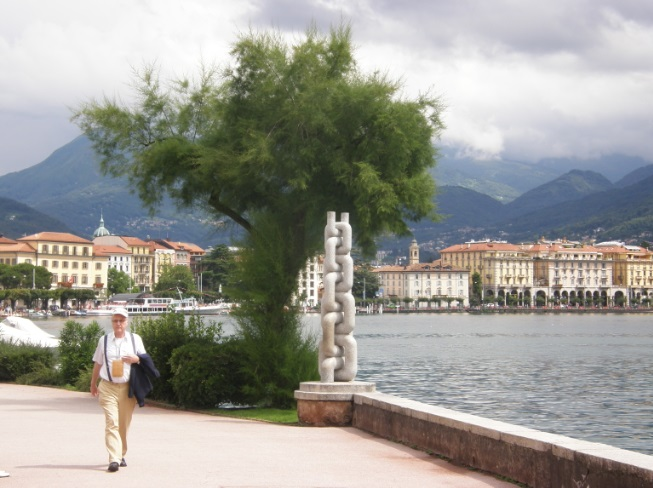
#> input picture chain_small.jpg, 653 x 488 px, found by its file name
$ jupyter execute lab.ipynb   (shell and % lines are left out)
#> lines starting #> are read from the running program, lines starting #| are printed output that depends on the picture
## Сингулярное разложение и его приложения

Сингулярным разложением (SVD, Singular value decomposition) матрицы $A$ размера $m\times n$ называется представление

$$A = U\Sigma V^T,$$

где $U$ — ортогональная матрица размера $m\times m$, $V$ — ортогональная матрица размера $n\times n$, $\Sigma = \mathrm{diag}(\sigma_1,\sigma_2,\sigma_3,\ldots)$ — диагональная матрица размера $m\times n$, в которой $\sigma_1\geqslant\sigma_2\geqslant\ldots\geqslant0$.

На самом деле требование, чтобы матрицы $U$ и $V$ были квадратными, избыточно. *Усечённым сингулярным разложением* мы будем называть разложение

$$A = U\Sigma V^T,$$

где $U$ и $V$ — матрицы с ортонормированными столбцами размеров $m\times k$ и $n \times k$ соответственно, $\Sigma$ — диагональная матрица размера $k\times k$, где $k = \min(m,n)$. Далее мы будем работать исключительно с усечённым разложением.

### Сжатие данных с помощью SVD = построение низкорангового приближения

Введём *норму Фробениуса* матрицы как

$$||A||_{frob} = \sqrt{\mathrm{tr}{A^TA}} = \sqrt{\sum\limits_{i,j}a^2_{i,j}}$$

Иными словами, это обычное евклидово расстояние на пространстве, которое получается, если все матрицы вытянуть в длинные векторы.

Зададимся вопросом: как найти матрицу $A_{r}$ ранга $r$, наименее отличающуюся от $A$ по норме Фробениуса (то есть для которой норма разности $||A - A_{r}||_{frob}$ минимальна). Оказывается, это можно сделать с помощью сингулярного разложения:

**Теорема.** Пусть $\Sigma_{r}$ — это матрица, полученная из $\Sigma$ заменой диагональных элементов $\sigma_{i}$ ($i > r$) нулями, тогда $A_{r} = U\Sigma_{r}V^T$.

Это можно переписать и в более экономичном виде. Если

$$A = \underbrace{
\begin{pmatrix}
u_{11} & \ldots & u_{1k}\\
\vdots & & \vdots\\
u_{m1} & \ldots & u_{mk}
\end{pmatrix}}_{=U}\cdot\underbrace{{
\begin{pmatrix}
\sigma_{1} & &\\
 & \sigma_{2} & \\
 & & \ddots
\end{pmatrix}}
}_{=\Sigma}\cdot \underbrace{
\begin{pmatrix}
v_{11} & \ldots & v_{n1}\\
\vdots & & \vdots\\
v_{1k} & \ldots & v_{nk}
\end{pmatrix}}_{=V^T}$$

то

$$A_{r} = \underbrace{
\begin{pmatrix}
u_{11} & \ldots & u_{1r}\\
\vdots & & \vdots\\
u_{m1} & \ldots & u_{mr}
\end{pmatrix}}_{=U_r}\cdot\underbrace{{
\begin{pmatrix}
\sigma_{1} & &\\
 & \ddots & \\
 & & \sigma_{r}
\end{pmatrix}}
}_{=\Sigma_r}\cdot \underbrace{
\begin{pmatrix}
v_{11} & \ldots & v_{n1}\\
\vdots & & \vdots\\
v_{1r} & \ldots & v_{nr}
\end{pmatrix}}_{=V^T_r}$$

При этом

$$||A - A_{r}||_{frob} = \sqrt{\sum\limits_{i\geqslant r+1} \sigma_{i}^2}$$

Если сингулярные значения матрицы падают достаточно быстро (а в реальных задачах часто бывает именно так), то норма разности будет малой при сравнительно небольшом значении $r$.

На хранение исходной матрицы нам требовалось $m\times n$ памяти. Теперь же, если мы будем хранить отдельно $U_r$, $V_r$ и диагональные элементы $\Sigma_r$, затраты памяти составят $mr + nr + r = r(m + n + 1)$.

**Разложение на компоненты ранга 1**

Обозначим через $u_1,\ldots, u_k$ столбцы матрицы $U$, а через $v_1, \ldots, v_k$ столбцы матрицы $V$. Тогда имеет место равенство

$$A = u_1\sigma_{1}v_1^T + u_2\sigma_{2}v_2^T + u_3\sigma_{3}v_3^T + \ldots$$

Матрицу $u_k\sigma_{k}v_k^T = \sigma_{k}u_kv_k^T$ мы будем называть $k$-й компонентой ранга 1 матрицы $A$. Отметим, что слагаемые в этой сумме ортогональны относительно скалярного произведения $(X, Y) = \mathrm{tr}(X^TY)$ (порождающего норму Фробениуса).

Как нетрудно заметить,

$$A_{r} = \sigma_{1}u_1v_1^T + \sigma_{2}u_2v_2^T + \ldots + \sigma_{r}u_rv_r^T$$

**Технические детали (SVD в Питоне)**

Есть несколько способов сделать в Питоне сингулярное разложение; мы пока предлагаем Вам использовать

`import scipy.linalg as sla`

`U, S, Vt = sla.svd(X, full_matrices=False)`

Для ознакомления с особенностями этой функции рекомендуем обратиться к [документации](https://docs.scipy.org/doc/scipy/reference/generated/scipy.linalg.svd.html) (в частности, обратите внимание на то, какие именно объекты она возвращает).

### Правила оформления графиков

При работе с данными часто неудобно делать какие-то выводы, если смотреть на таблицу и числа в частности, поэтому важно уметь визуализировать данные.

У matplotlib, конечно же, есть [документация](https://matplotlib.org/users/index.html) с большим количеством [примеров](https://matplotlib.org/examples/), но для начала достаточно знать про несколько основных типов графиков:
- plot — обычный поточечный график, которым можно изображать кривые или отдельные точки;
- hist — гистограмма, показывающая распределение некоторой величины;
- scatter — график, показывающий взаимосвязь двух величин;
- bar — столбцовый график, показывающий взаимосвязь количественной величины от категориальной.

Ещё одна билиотека для визуализации: [seaborn](https://jakevdp.github.io/PythonDataScienceHandbook/04.14-visualization-with-seaborn.html). Это настройка над matplotlib, иногда удобнее и красивее делать визуализации через неё.

Не забывайте про базовые принципы построения приличных графиков:
- оси должны быть подписаны, причём не слишком мелко;
- у графика должно быть название;
- если изображено несколько графиков, то необходима поясняющая легенда;
- для точек из разных выборок, необходимо использовать разные цвета;
- все линии на графиках должны быть чётко видны (нет похожих цветов или цветов, сливающихся с фоном);
- размер графика должен быть таким, чтобы по нему несложно было сделать необходимые выводы о данных;
- если отображена величина, имеющая очевидный диапазон значений (например, проценты могут быть от 0 до 100), то желательно масштабировать ось на весь диапазон значений (исключением является случай, когда вам необходимо показать малое отличие, которое незаметно в таких масштабах).

Помните, что проверяющий имеет право снизить оценку за неопрятные графики.

### Оценивание

Обратите внимание, что в каждом разделе есть задания на написания кода и есть вопросы. Вопросы дополняют задачи и направлены на то, чтобы проинтерпретировать или обосновать происходящее. Код без интерпретации не имеет смысла, поэтому отвечать на вопросы обязательно — за отсутствие ответов мы будем снижать баллы за задачи. Если Вы ответите на вопросы, но не напишете корректный код к соответствующим оцениваемым задачам, то в подавляющем большинстве случаев баллы за такое выставлены не будут.

### Формат сдачи
Задания сдаются через систему Anytask. Инвайт можно найти на странице курса. Присылать необходимо ноутбук с выполненным заданием. Сам ноутбук называйте в формате homework-practice-03-linregr-Username.ipynb, где Username — Ваша фамилия.

### Задание 1. Сжатие данных с помощью SVD

Загрузите выложенную на странице курса фотографию.

[cell 1]
import numpy as np
from skimage.io import imread

import seaborn as sns
sns.set()

img = imread(r'chain_small.JPG')
#> img is the input picture: shape (488, 653, 3); mean R, G, B 154.9, 154.4, 147.8
img = img.mean(axis=2) # это матрица из интенсивностей серого цвета; её уже можно подвергать SVD
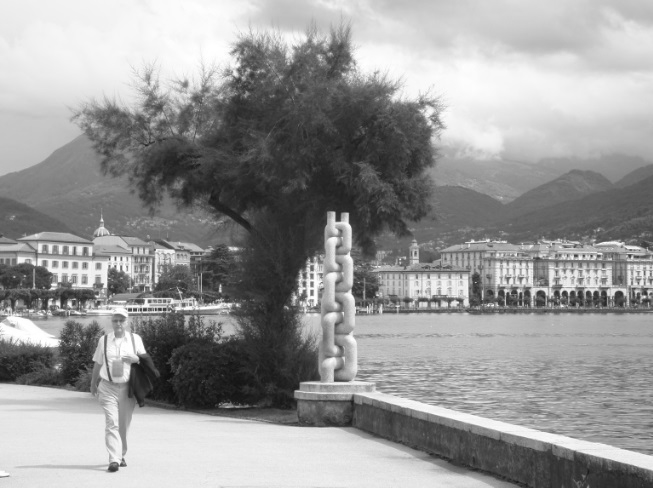
#> img: shape (488, 653) float64; min 15, max 255, mean 152.4

Нарисуйте картинку:

[cell 2]
import matplotlib.pyplot as plt

with sns.axes_style('white'):
    imgplot = plt.imshow(img, cmap='gray')

Постройте сингулярное разложение этой матрицы.

[cell 3]
from numpy.linalg import svd

U, S, VT = svd(img, full_matrices=False)
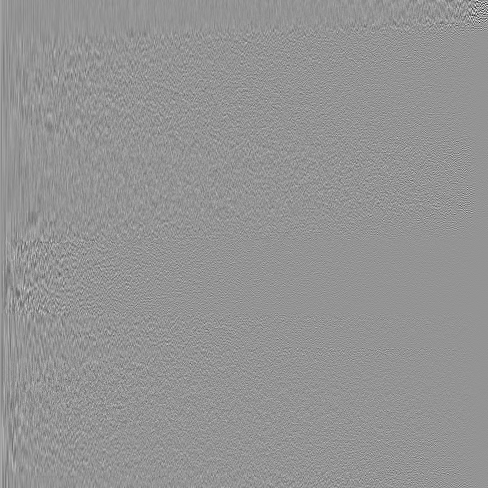
#> U: shape (488, 488) float64; min -0.58, max 0.419, mean 8.37e-05; drawn with min black and max white
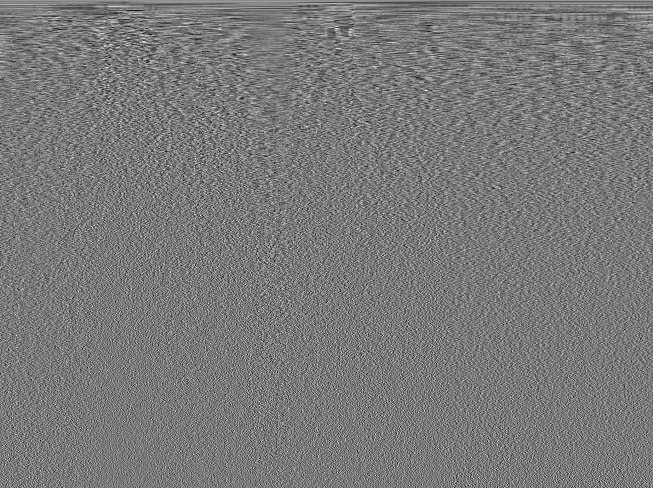
#> VT: shape (488, 653) float64; min -0.196, max 0.214, mean 8.81e-05; drawn with min black and max white
#> S = 488 values, max 89798.6 at index 0, min 2.82 at index 487, mean 568

**1. [0.1 балла]** Нарисуйте график диагональных элементов матрицы $\Sigma$:

[cell 4]
def show_plot(ax):
    for i in range(2):
        title = "SVD elements"
        if (i == 1):
            title += ", but from 0 to 30"
        ax[i].set_title(title)
        ax[i].set_xlabel("x axis, number of element")
        ax[i].set_ylabel("y axis, value")
    ax[0].plot([i for i in range(S.size)], S, label="elements")
    ax[1].plot([i for i in range(30)], S[:30], label="elements")

fig, ax = plt.subplots(1, 2, figsize=(7, 4), layout='constrained')
show_plot(ax)
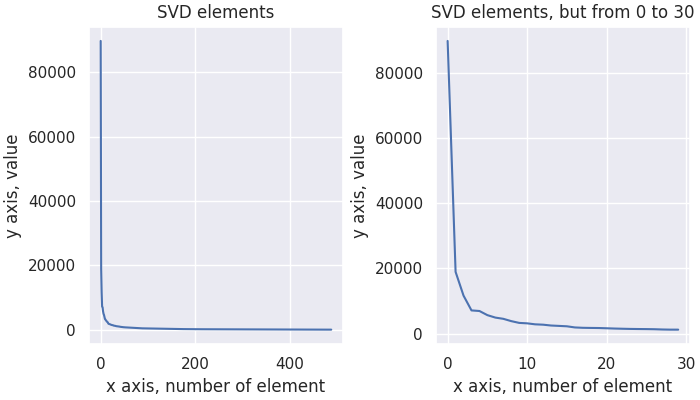
#> figure drawn by matplotlib, 2 panels; panel 1: curve peaks at x = 0, y = 89798.6; panel 2: curve peaks at x = 0, y = 89798.6

Кажется, что они убывают достаточно быстро и есть надежда, что первые несколько компонент дадут картинку, близкую к исходной.

**Важно:** при визуализации различных компонент в этом задании используйте только матричные операции. В частности, избегайте циклов, функций `map` и `reduce`, а также специальных функций, находящих суммы компонент.

**2. [0.1 балла]** Визуализуйте первую компоненту ранга 1. Ожидали ли Вы увидеть именно это? Поясните.

Изображение получилось полосками, это можно объяснить тем, что матрицы перемножаются "строка на столбец"

[cell 5]
first_comp = U[:, :1] @ np.diag(S[:1]) @ VT[:1, :]
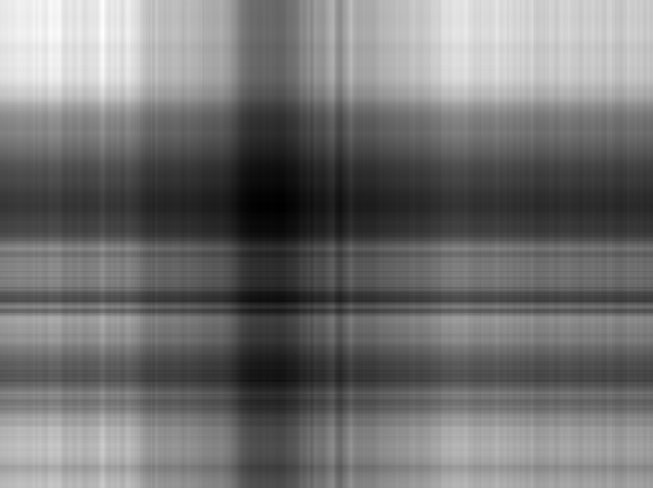
#> first_comp: shape (488, 653) float64; min 58.42, max 267.9, mean 152.7; drawn with min black and max white
with sns.axes_style('white'):
    imgplot = plt.imshow(first_comp, cmap='gray')

**3. [0.5 балла]** Визуализуйте суммы компонент ранга 1 с первой по двадцатую, с первой по пятидесятую, с двадцатой по сотую, с двадцатой по последнюю. Сделайте выводы.

[cell 6]
start = [0, 0, 19, 19]
end = [20, 50, 100, S.size]

plt.figure(figsize=(9, 7))

with sns.axes_style('white'):
    for i in range(4):
        plt.subplot(2, 2, i + 1)
        low_rank = U[:, start[i]:end[i]] @ np.diag(S[start[i]:end[i]]) @ VT[start[i]:end[i], :]
        plt.imshow(low_rank, cmap='gray')
        plt.title(f'Image with components from {start[i] + 1} to {end[i]}')
#> this loop made 4 passes
#> pass 1, `low_rank = U[:, start[i]:end[i]] @ np.diag(S[start[i]:end[i]]) @ VT[st..`:
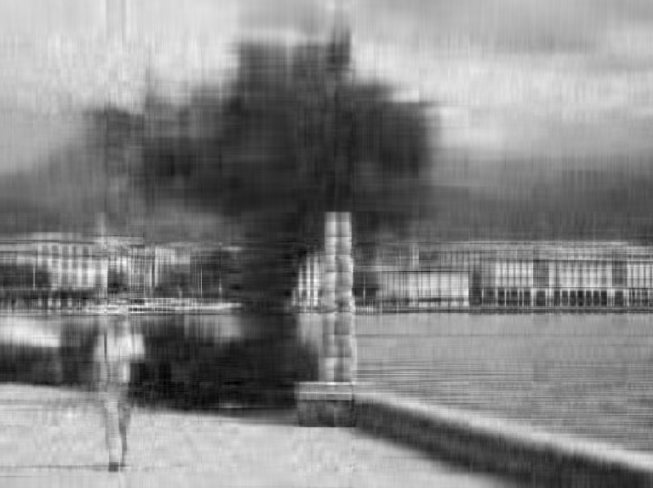
#> low_rank: shape (488, 653) float64; min 0.264, max 290.2, mean 152.4; drawn with min black and max white
#> pass 2, `low_rank = U[:, start[i]:end[i]] @ np.diag(S[start[i]:end[i]]) @ VT[st..`:
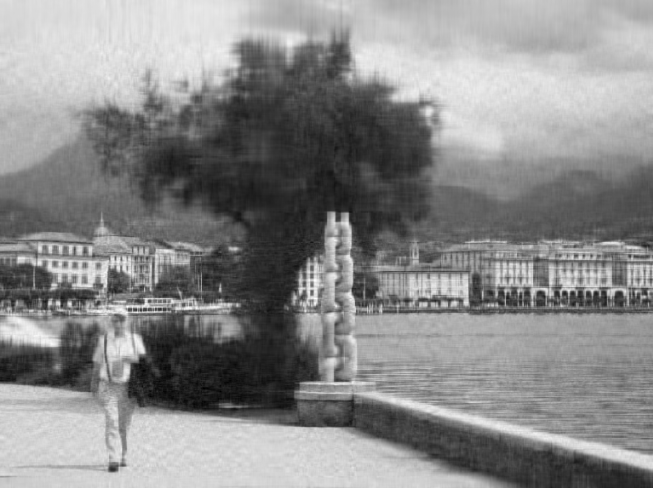
#> low_rank: shape (488, 653) float64; min 3.37, max 279.1, mean 152.4; drawn with min black and max white
#> (the rest of the program and of its run is left out)
